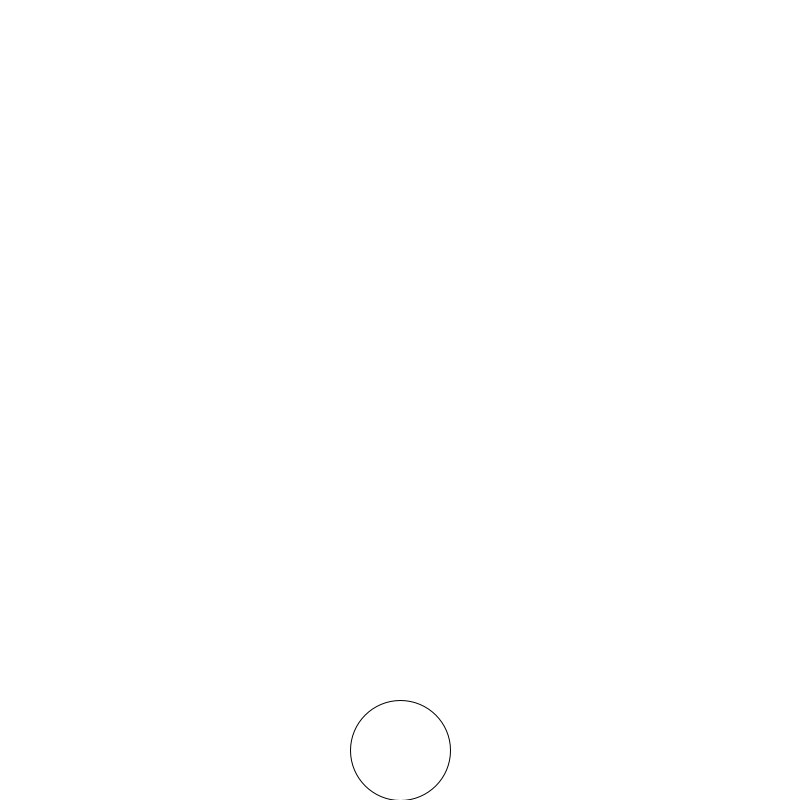
Frame 1 (no input)
Frame 60 (the mouse pressed at the canvas centre just before this capture): identical to frame 1, image omitted
Frame 120 (the mouse held since frame 60 and released just before this capture): identical to frame 1, image omitted

The Processing sketch that drew this single still picture (run headless with seeded random() and noise(); from frame 60 on, the mouse is pressed at the canvas centre):

// Processing sketch: jumpDemoForCocidus
// ── jumpDemoForCocidus.pde
JumpingBall theBall;

void setup() {
  size(800, 800);
  theBall = new JumpingBall();
}

void draw() {
  background(255);
  
  theBall.move();
  theBall.display();
}

void keyPressed() {
  if (key == ' ') {
    theBall.jump();
  }
}
// ── JumpingBall.pde
class JumpingBall {
  float x, y, dx, dy;
  float xAcceleration, yAcceleration;
  float gravity;
  float radius;
  
  JumpingBall() {
    radius = 50;
    x = width/2;
    y = height - radius;
    dx = 0;
    dy = 0;
    xAcceleration = 0;
    yAcceleration = 0;
    gravity = 0.05;
  }
  
  void display() {
    ellipse(x, y, radius*2, radius*2);
  }
  
  void move() {
    dy += yAcceleration;  //acceleration changes the velocity
    dy += gravity;        //gravity changes the y velocity
    y += dy;              //velocity changes the location
    
    
    y = constrain(y, 0, height-radius);  //stay on screen
    
    //reset acceleration to zero -- so we don't accelerate forever
    yAcceleration = 0;
  }
  
  void jump() {
    yAcceleration = -3;
  }
  
}
